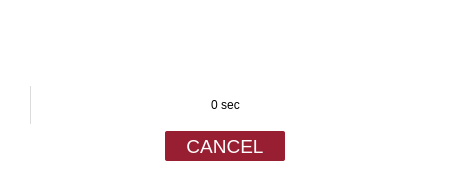
<?xml version="1.0" encoding="UTF-8"?>
<ui version="4.0">
 <class>MobileProgress</class>
 <widget class="QDialog" name="MobileProgress">
  <property name="windowModality">
   <enum>Qt::ApplicationModal</enum>
  </property>
  <property name="geometry">
   <rect>
    <x>0</x>
    <y>0</y>
    <width>450</width>
    <height>185</height>
   </rect>
  </property>
  <property name="minimumSize">
   <size>
    <width>450</width>
    <height>185</height>
   </size>
  </property>
  <property name="windowTitle">
   <string>Signing with Mobile-ID</string>
  </property>
  <property name="styleSheet">
   <string notr="true">border-radius: 2px;
background-color: #FFFFFF;</string>
  </property>
  <layout class="QVBoxLayout" name="MobileProgressLayout" stretch="1,0,0,0">
   <property name="leftMargin">
    <number>12</number>
   </property>
   <property name="topMargin">
    <number>12</number>
   </property>
   <property name="rightMargin">
    <number>12</number>
   </property>
   <property name="bottomMargin">
    <number>24</number>
   </property>
   <item>
    <widget class="QLabel" name="code">
     <property name="font">
      <font>
       <pointsize>14</pointsize>
       <weight>75</weight>
       <bold>true</bold>
      </font>
     </property>
     <property name="focusPolicy">
      <enum>Qt::TabFocus</enum>
     </property>
     <property name="styleSheet">
      <string notr="true">color: #041E42; border: none;</string>
     </property>
     <property name="alignment">
      <set>Qt::AlignCenter</set>
     </property>
    </widget>
   </item>
   <item>
    <widget class="QLabel" name="labelError">
     <property name="focusPolicy">
      <enum>Qt::TabFocus</enum>
     </property>
     <property name="styleSheet">
      <string notr="true">color: #353739;
line-height: 15px;
border: none;</string>
     </property>
     <property name="alignment">
      <set>Qt::AlignCenter</set>
     </property>
     <property name="wordWrap">
      <bool>true</bool>
     </property>
    </widget>
   </item>
   <item>
    <layout class="QHBoxLayout" name="signProgressBarLayout">
     <item>
      <widget class="QProgressBar" name="signProgressBar">
       <property name="minimumSize">
        <size>
         <width>390</width>
         <height>40</height>
        </size>
       </property>
       <property name="maximumSize">
        <size>
         <width>390</width>
         <height>40</height>
        </size>
       </property>
       <property name="maximum">
        <number>60</number>
       </property>
       <property name="value">
        <number>0</number>
       </property>
       <property name="alignment">
        <set>Qt::AlignCenter</set>
       </property>
       <property name="textVisible">
        <bool>true</bool>
       </property>
       <property name="format">
        <string>%v sec</string>
       </property>
      </widget>
     </item>
    </layout>
   </item>
   <item>
    <layout class="QHBoxLayout" name="buttonLayout">
     <item>
      <widget class="QPushButton" name="cancel">
       <property name="minimumSize">
        <size>
         <width>120</width>
         <height>30</height>
        </size>
       </property>
       <property name="maximumSize">
        <size>
         <width>120</width>
         <height>30</height>
        </size>
       </property>
       <property name="font">
        <font>
         <pointsize>14</pointsize>
        </font>
       </property>
       <property name="cursor">
        <cursorShape>PointingHandCursor</cursorShape>
       </property>
       <property name="accessibleName">
        <string extracomment="accessible">Cancel</string>
       </property>
       <property name="styleSheet">
        <string notr="true">QPushButton {
	border-radius: 2px; 
	border: none;
	color: #ffffff;
	background-color: #981E32;
}
QPushButton:pressed {
	background-color: #F24A66;
}
QPushButton:hover:!pressed {
	background-color: #CD2541;
}</string>
       </property>
       <property name="text">
        <string>CANCEL</string>
       </property>
       <property name="autoDefault">
        <bool>false</bool>
       </property>
      </widget>
     </item>
    </layout>
   </item>
  </layout>
 </widget>
 <resources/>
 <connections/>
</ui>
